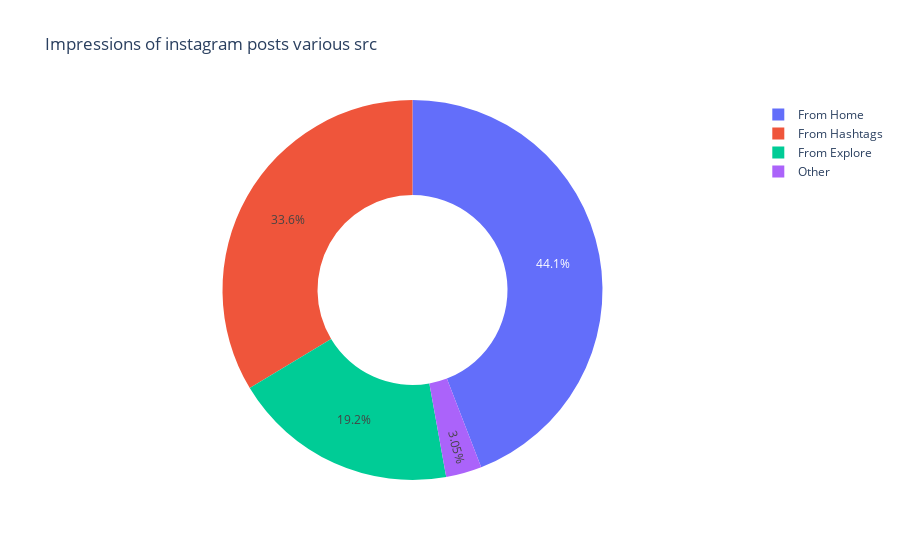

This figure's notebook cell:
### Code cell
home = data["From Home"].sum()
hashtags = data["From Hashtags"].sum()
explore = data["From Explore"].sum()
other = data["From Other"].sum()

labels = ['From Home', 'From Hashtags', 'From Explore', 'Other']
values = [home, hashtags, explore, other]

fig = px.pie(data, values=values, names=labels, title='Impressions of instagram posts various src', hole=0.5)
fig.show()

### Figure 1 — Plotly figure (JSON) as saved in the notebook; plotly's stock layout.template omitted (floating-point values rounded to 4 significant figures)
{"data": [{"domain": {"x": [0, 1], "y": [0, 1]}, "hole": 0.5, "hovertemplate": "label=%{label}<br>value=%{value}<extra></extra>", "labels": ["From Home", "From Hashtags", "From Explore", "Other"], "legendgroup": "", "name": "", "showlegend": true, "type": "pie", "values": [294619, 224614, 128294, 20360]}], "layout": {"legend": {"tracegroupgap": 0}, "title": {"text": "Impressions of instagram posts various src"}}}
